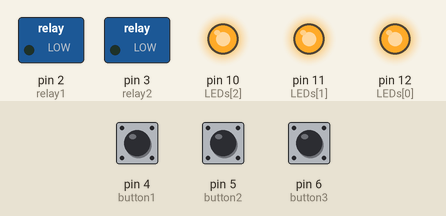
Simulated run of this sketch. Board: Arduino Uno, built with avr-gcc and run on an emulated ATmega328P. On the bench: switched loads named in the sketch (green lamp = pin HIGH), output pins drawn as LEDs (lit = HIGH). Dashed ring = blinking. The inputs (shaded band) are chosen by the test bench; at power-on: pin 5 (button2) LOW, pin 6 (button3) LOW, pin 4 (button1) LOW.

Above: at 1.2 s.
1.3 s: pin 5 (button2) pulled HIGH for 0.15 s
At 1.45 s:
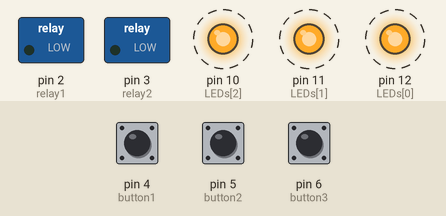
4.3 s: pin 6 (button3) pulled HIGH for 0.15 s
At 6.1 s:
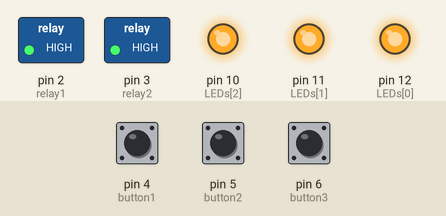
7.3 s: pin 4 (button1) pulled HIGH for 3.2 s
At 10.8 s:
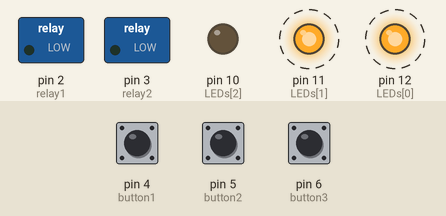
12.9 s: pin 4 (button1) pulled HIGH for 0.15 s
At 13.2 s:
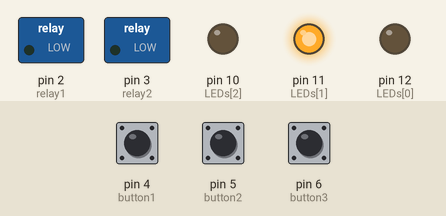
15.4 s: pin 6 (button3) pulled HIGH for 1 s
At 17.9 s:
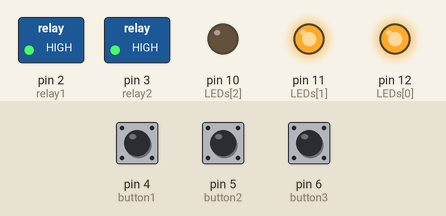
18.9 s: pin 5 (button2) pulled HIGH for 1 s
At 21.4 s:
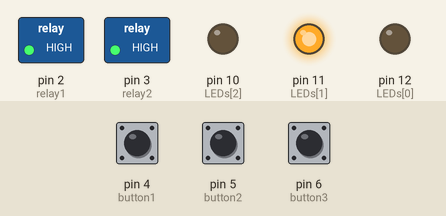
Timing chart, 0 to 22.9 s (numbered marks = the images above; inputs shaded):
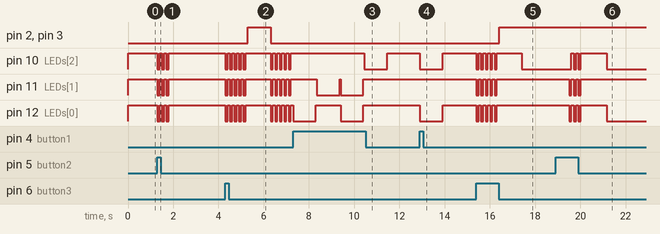

The sketch:

SocketTimer4.ino
```cpp
int LEDs[3] = {12, 11, 10};
int button1 = 4;
int button2 = 5;
int button3 = 6;
int relay1= 2;
int relay2 = 3;
long timeUnit = 1800000;
long relay1Time = 0;
long relay2Time = 0;
bool isStarted = false;
bool nightMode = false;
bool isSecondDifferent = false;
bool isEnded = false;

void setup(){
    for (int i=0; i<3; i++){
        pinMode(LEDs[i], OUTPUT);
        digitalWrite(LEDs[i], HIGH);
    }
    pinMode(button1, INPUT);
    digitalWrite(button1, LOW);
    pinMode(button2, INPUT);
    digitalWrite(button2, LOW);
    pinMode(button3, INPUT);
    digitalWrite(button3, LOW);
    pinMode(relay1, OUTPUT);
    digitalWrite(relay1, LOW);
    pinMode(relay2, OUTPUT);
    digitalWrite(relay2, LOW);
}

void loop(){
    if(isStarted){
        isEnded = wait1Sec();
        if (isEnded){
            reset();
            return;
        }
        if (relay1Time >= 1000){
            LEDshow(relay1Time, false);
        }
        else{
            LEDshow(relay2Time, false);
        }
    }
    //Button1
    if (digitalRead(button1) == HIGH){
        if (!isStarted){
            if (!isSecondDifferent){
                relay1Time += timeUnit;
                if (relay1Time / timeUnit > 7){
                    relay1Time = 0;
                }
                LEDshow(relay1Time, true);
            }
            if (isSecondDifferent){
                relay2Time += timeUnit;
                if (relay2Time / timeUnit > 7){
                    relay2Time = 0;
                }
                LEDshow(relay2Time, true);
            }
        }
        if (isStarted){
            blink(2);
            clrLED();
            nightMode = true;
        }
    }
    //Button2
    if (digitalRead(button2) == HIGH){
        if (!isStarted){
            isSecondDifferent = true;
            blink(3);
        }
        if (isStarted){
            blink(3);
            relay1Time += timeUnit;
            if (relay1Time / timeUnit > 7){
                relay1Time = 0;
            }
            relay2Time += timeUnit;
            if (relay1Time / timeUnit > 7){
                relay2Time = 0;
            }
            Serial.println(relay1Time);
            Serial.println(relay2Time);
        }
    }
    //Button3
    if (digitalRead(button3) == HIGH){
        if (!isStarted){
            isStarted = true;
            blink(5);
            Serial.println("Start");
            if (!isSecondDifferent){
                relay2Time = relay1Time;
            }
            Serial.println(relay1Time);
            Serial.println(relay2Time);
            digitalWrite(relay1, HIGH);
            digitalWrite(relay2, HIGH);
            return;
        }
        if (isStarted){
            reset();
        }
    }
    delay(50);
}

void reset(){
    isSecondDifferent = false;
    nightMode = false;
    isStarted = false;
    relay1Time = 0;
    relay2Time = 0;
    digitalWrite(relay1, LOW);
    digitalWrite(relay2, LOW);
    blink(5);
}

bool wait1Sec(){
    delay(1000);
    relay1Time -= 1000;
    if (relay1Time <= 0){
        relay1Time = 0;
        digitalWrite(relay1, LOW);
        if (!isSecondDifferent){
            relay2Time = 0;
            digitalWrite(relay2, LOW);
            return true;
        }
    }
    relay2Time -= 1000;
    if (relay2Time <= 0){
        relay2Time = 0;
        digitalWrite(relay2, LOW);
    }
    if (relay1Time <= 0 && relay2Time <= 0){
        relay1Time = 0;
        relay2Time = 0;
        digitalWrite(relay1, LOW);
        digitalWrite(relay2, LOW);
        return true;
    }
    return false;
}

void blink(int times){
    for(int i=0; i<times; i++){
        digitalWrite(LEDs[0], LOW);
        digitalWrite(LEDs[1], LOW);
        digitalWrite(LEDs[2], LOW);
        delay(100);
        digitalWrite(LEDs[0], HIGH);
        digitalWrite(LEDs[1], HIGH);
        digitalWrite(LEDs[2], HIGH);
        delay(100);
    }
}

void LEDshow(long time, bool hold){
    clrLED();
    time /= timeUnit;
    if (not nightMode){
        for(int i=0; i<3; i++){
            int pin = LEDs[i];
            int pinState = (time >> i) & 1;
            digitalWrite(pin, 1-pinState);
        }
        if (hold) {
            delay(1000);
            clrLED();
        }
    }
}

void clrLED(){
    for(int i=0; i<3; i++){
        digitalWrite(LEDs[i], HIGH);
    }
}
```

Measured:
- after the input at 1.3 s, pin 10 (LEDs[2]), pin 11 (LEDs[1]), pin 12 (LEDs[0]): alternates HIGH for 0.10 s and LOW for 0.10 s, 6 changes in all, then stays HIGH, starting at once
- after the input at 4.3 s, pin 2 (relay1), pin 3 (relay2): LOW → HIGH after 1.0 s, → LOW 1.0 s later; pin 10 (LEDs[2]), pin 11 (LEDs[1]), pin 12 (LEDs[0]): goes 4 × (LOW 0.10 s, HIGH 0.10 s), LOW 0.10 s, HIGH 1.1 s, 4 × (LOW 0.10 s, HIGH 0.10 s), LOW 0.10 s, then HIGH, starting at once
- after the input at 7.3 s, pin 10 (LEDs[2]): HIGH → LOW after 3.2 s, → HIGH 1.0 s later; pin 11 (LEDs[1]): alternates HIGH for 0.05 s and LOW for 1.0 s, 4 changes in all, then stays HIGH, starting after 1.1 s; pin 12 (LEDs[0]): alternates HIGH for 1.1 s and LOW for 1.0 s, 4 changes in all, then stays HIGH, starting at once
- after the input at 12.9 s, pin 10 (LEDs[2]), pin 12 (LEDs[0]): HIGH → LOW at once, → HIGH 1.0 s later
- after the input at 15.4 s, pin 2 (relay1), pin 3 (relay2): LOW → HIGH after 1.0 s; pin 10 (LEDs[2]): goes 4 × (LOW 0.10 s, HIGH 0.10 s), LOW 0.10 s, HIGH 1.1 s, then LOW, starting at once; pin 11 (LEDs[1]), pin 12 (LEDs[0]): alternates HIGH for 0.10 s and LOW for 0.10 s, 10 changes in all, then stays HIGH, starting at once
- after the input at 18.9 s, pin 10 (LEDs[2]): goes HIGH 0.10 s, LOW 0.10 s, HIGH 0.10 s, LOW 0.10 s, HIGH 1.2 s, then LOW, starting after 0.71 s; pin 11 (LEDs[1]): alternates HIGH for 0.10 s and LOW for 0.10 s, 6 changes in all, then stays HIGH, starting after 0.61 s
